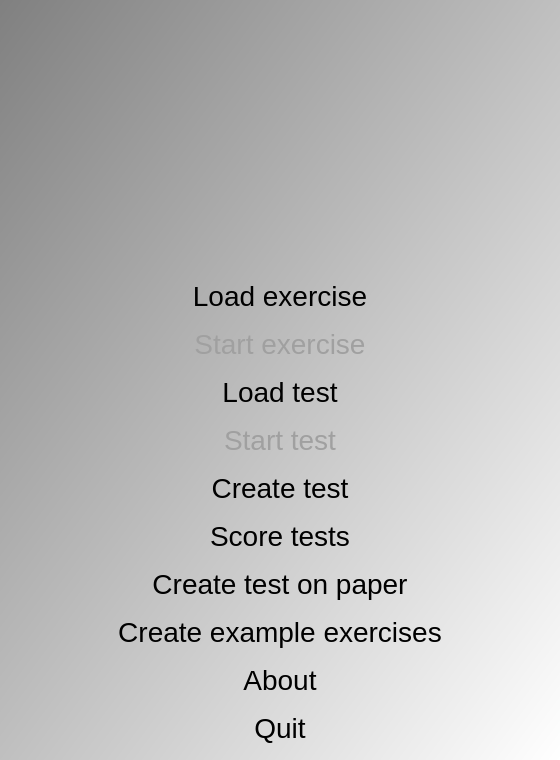
<?xml version="1.0" encoding="UTF-8"?>
<ui version="4.0">
 <class>QtHometrainerMenuDialog</class>
 <widget class="QDialog" name="QtHometrainerMenuDialog">
  <property name="geometry">
   <rect>
    <x>0</x>
    <y>0</y>
    <width>560</width>
    <height>760</height>
   </rect>
  </property>
  <property name="windowTitle">
   <string>Hometrainer</string>
  </property>
  <property name="windowIcon">
   <iconset resource="ToolHometrainer.qrc">
    <normaloff>:/resources/ToolHometrainerQuestionmark.png</normaloff>:/resources/ToolHometrainerQuestionmark.png</iconset>
  </property>
  <property name="styleSheet">
   <string notr="true">QDialog {
background-color: qlineargradient(x1: 0, y1: 0, x2: 1, y2: 1, stop: 0  #808080, stop: 1 #ffffff);
}
QPushButton { background-color: rgb(255, 255, 255); font-size: 28px; padding: 4px; }
QPushButton:enabled { color: rgb(0,0,0); }
QPushButton:disabled { color: rgb(160,160,160); }
QPushButton:hover { background-color: rgb(255, 255, 192); }</string>
  </property>
  <layout class="QVBoxLayout" name="verticalLayout">
   <item>
    <widget class="QLabel" name="label">
     <property name="text">
      <string/>
     </property>
     <property name="alignment">
      <set>Qt::AlignCenter</set>
     </property>
    </widget>
   </item>
   <item>
    <widget class="QPushButton" name="button_load_exercise">
     <property name="text">
      <string>Load exercise</string>
     </property>
     <property name="flat">
      <bool>true</bool>
     </property>
    </widget>
   </item>
   <item>
    <widget class="QPushButton" name="button_start_exercise">
     <property name="enabled">
      <bool>false</bool>
     </property>
     <property name="text">
      <string>Start exercise</string>
     </property>
     <property name="flat">
      <bool>true</bool>
     </property>
    </widget>
   </item>
   <item>
    <widget class="QPushButton" name="button_load_test">
     <property name="text">
      <string>Load test</string>
     </property>
     <property name="flat">
      <bool>true</bool>
     </property>
    </widget>
   </item>
   <item>
    <widget class="QPushButton" name="button_start_test">
     <property name="enabled">
      <bool>false</bool>
     </property>
     <property name="text">
      <string>Start test</string>
     </property>
     <property name="flat">
      <bool>true</bool>
     </property>
    </widget>
   </item>
   <item>
    <widget class="QPushButton" name="button_create_test">
     <property name="text">
      <string>Create test</string>
     </property>
     <property name="flat">
      <bool>true</bool>
     </property>
    </widget>
   </item>
   <item>
    <widget class="QPushButton" name="button_score_tests">
     <property name="text">
      <string>Score tests</string>
     </property>
     <property name="flat">
      <bool>true</bool>
     </property>
    </widget>
   </item>
   <item>
    <widget class="QPushButton" name="button_create_printable_test">
     <property name="text">
      <string>Create test on paper</string>
     </property>
     <property name="flat">
      <bool>true</bool>
     </property>
    </widget>
   </item>
   <item>
    <widget class="QPushButton" name="button_create_examples">
     <property name="text">
      <string>Create example exercises</string>
     </property>
     <property name="flat">
      <bool>true</bool>
     </property>
    </widget>
   </item>
   <item>
    <widget class="QPushButton" name="button_about">
     <property name="text">
      <string>About</string>
     </property>
     <property name="flat">
      <bool>true</bool>
     </property>
    </widget>
   </item>
   <item>
    <widget class="QPushButton" name="button_quit">
     <property name="text">
      <string>Quit</string>
     </property>
     <property name="flat">
      <bool>true</bool>
     </property>
    </widget>
   </item>
  </layout>
 </widget>
 <tabstops>
  <tabstop>button_load_exercise</tabstop>
  <tabstop>button_start_exercise</tabstop>
  <tabstop>button_load_test</tabstop>
  <tabstop>button_start_test</tabstop>
  <tabstop>button_create_test</tabstop>
  <tabstop>button_score_tests</tabstop>
  <tabstop>button_create_printable_test</tabstop>
  <tabstop>button_create_examples</tabstop>
  <tabstop>button_about</tabstop>
  <tabstop>button_quit</tabstop>
 </tabstops>
 <resources>
  <include location="ToolHometrainer.qrc"/>
 </resources>
 <connections/>
</ui>
